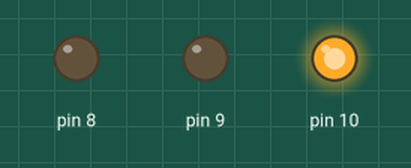
The sketch below on a simulated Arduino Uno, built with avr-gcc and run on an emulated ATmega328P. Parts: output pins drawn as LEDs (lit = HIGH).

Above: at 1.0 s.
At 5.0 s:
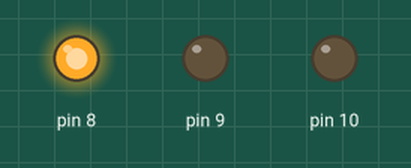
At 7.0 s:
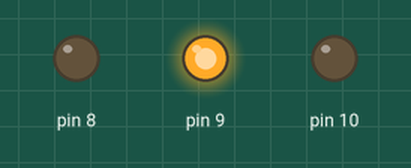
Timing chart, 0 to 10.4 s (numbered marks = the images above):
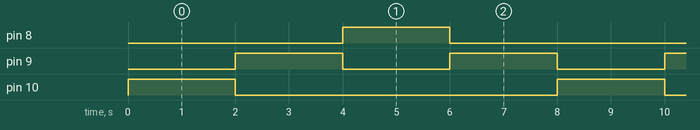

The sketch:

task_1.ino
```cpp
class TrafficLight {
private:
  int redLed;
  int yellowLed;
  int greenLed;

  long t_red;
  long t_yellow;
  long t_green;

  int currentState;
  long previousMillis;
  bool isYellowToGreen;

public:

  TrafficLight(int redPin, int yellowPin, int greenPin, long redTime, long yellowTime, long greenTime) {
	redLed = redPin;
    yellowLed = yellowPin;
    greenLed = greenPin;
    t_red = redTime;
    t_yellow = yellowTime;
    t_green = greenTime;
    currentState = 0;
    previousMillis = 0;
    isYellowToGreen = true;
  }


  void setup() {
    pinMode(redLed, OUTPUT);
    pinMode(yellowLed, OUTPUT);
    pinMode(greenLed, OUTPUT);


    digitalWrite(redLed, HIGH);
    digitalWrite(yellowLed, LOW);
    digitalWrite(greenLed, LOW);
  }


  void update() {
    unsigned long currentMillis = millis();

    switch (currentState) {
      case 0:
        if (currentMillis - previousMillis >= t_red) {
          currentState = 1;
          isYellowToGreen = true;
          previousMillis = currentMillis;
        }
        setLights(HIGH, LOW, LOW);
        break;

      case 1:
        if (currentMillis - previousMillis >= t_yellow) {
          currentState = isYellowToGreen ? 2 : 0;
          previousMillis = currentMillis;
        }
        setLights(LOW, HIGH, LOW);
        break;

      case 2:
        if (currentMillis - previousMillis >= t_green) {
          currentState = 1;
          isYellowToGreen = false;
          previousMillis = currentMillis;
        }
        setLights(LOW, LOW, HIGH);
        break;
    }
  }

private:

  void setLights(int redState, int yellowState, int greenState) {
    digitalWrite(redLed, redState);
    digitalWrite(yellowLed, yellowState);
    digitalWrite(greenLed, greenState);
  }
};


TrafficLight trafficLight(10, 9, 8, 2000, 2000, 2000);

void setup() {
  trafficLight.setup();
}

void loop() {
  trafficLight.update();
}
```

Measured:
- by itself, pin 8, pin 10: alternates HIGH for 2.0 s and LOW for 6.0 s
- by itself, pin 9: alternates HIGH for 2.0 s and LOW for 2.0 s
- by itself, everything shown: repeats every 8.0 s, in 4 steps
